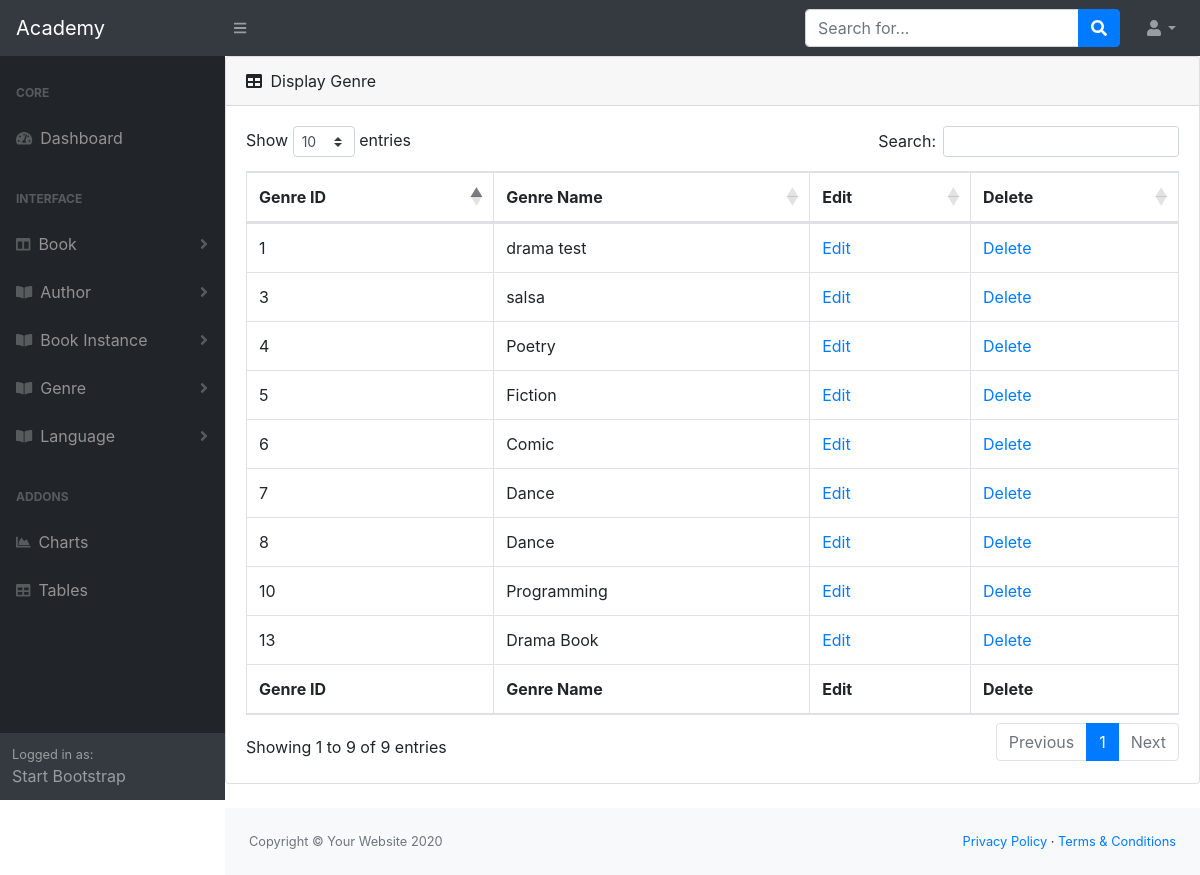
The app's page /genre/list/ with its own data.
### libraryapp/models.py (models this page shows, shortened)
class Genre(models.Model):
    name = models.CharField(
        max_length=200,
        help_text="Enter a book genre (e.g. Science Fiction, French Poetry etc.)"
        )

### libraryapp/views.py (the view)
# urls.py: path('genre/list/', views.GenreList.as_view(), name='genre_list'),
class GenreList(ListView):
    model = Genre
    template_name = 'academy/genre.html'
    context_object_name = 'genres'

### templates/academy/genre.html
{% extends 'academy/base.html' %}
{% block body %}
 <div class="card mb-4">
                            <div class="card-header">
                                <i class="fas fa-table mr-1"></i>
                                Display Genre
                            </div>
                            <div class="card-body">
                                <div class="table-responsive">
                                    <table class="table table-bordered" id="dataTable" width="100%" cellspacing="0">
                                        <thead>
                                            <tr>
                                                <th>Genre ID</th>
                                                <th>Genre Name</th>
                                                 <th>Edit</th>
                                                    <th>Delete</th>
                                            </tr>
                                        </thead>
                                        <tfoot>
                                            <tr>
                                                <th>Genre ID</th>
                                                <th>Genre Name</th>
                                                 <th>Edit</th>
                                                <th>Delete</th>
                                            </tr>
                                        </tfoot>
                                        <tbody>
                                        {% for genre in genres %}
                                            <tr>
                                                <td>{{ genre.id }}</td>
                                                <td>{{ genre.name }}</td>
                                                <td><a href="{% url 'academy:genre_update' genre.id  %}">Edit</a></td>
                                                <td><a href="{% url 'academy:genre_delete' genre.id  %}" onclick="return confirm('Are you sure to delete this record?');">Delete</a></td>
                                            </tr>
                                           {% endfor %}
                                        </tbody>
                                    </table>
                                </div>
                            </div>
                        </div>
{% endblock %}

### templates/academy/base.html (shortened to what this page needs)
<!DOCTYPE html>
<html lang="en">
    <head>
        {% load static %}
        <link href="{% static 'admin_assests/css/styles.css' %}" rel="stylesheet" />
        <link href="https://cdn.datatables.net/1.10.20/css/dataTables.bootstrap4.min.css" rel="stylesheet" />
    </head>
    <body class="sb-nav-fixed">
        {% include 'academy/header.html' %}
        <div id="layoutSidenav">
                            {% include 'academy/sidemenu.html' %}
            <div id="layoutSidenav_content">
                <main>
                    {% block body %}{% endblock %}
                </main>
            {% include 'academy/footer.html' %}
            </div>
        </div>
    </body>
</html>

### templates/academy/header.html (shortened to what this page needs)
 <nav class="sb-topnav navbar navbar-expand navbar-dark bg-dark">
            <a class="navbar-brand" href="index.html">Academy</a>
            <button class="btn btn-link btn-sm order-1 order-lg-0" id="sidebarToggle" href="#"><i class="fas fa-bars"></i></button>
            <form class="d-none d-md-inline-block form-inline ml-auto mr-0 mr-md-3 my-2 my-md-0">
                <div class="input-group">
                    <input class="form-control" type="text" placeholder="Search for..." aria-label="Search" aria-describedby="basic-addon2" />
                    <div class="input-group-append">
                        <button class="btn btn-primary" type="button"><i class="fas fa-search"></i></button>
                    </div>
                </div>
            </form>
            <ul class="navbar-nav ml-auto ml-md-0">
                <li class="nav-item dropdown">
                    <a class="nav-link dropdown-toggle" id="userDropdown" href="#" role="button" data-toggle="dropdown" aria-haspopup="true" aria-expanded="false"><i class="fas fa-user fa-fw"></i></a>
                </li>
            </ul>
        </nav>

### templates/academy/sidemenu.html (shortened to what this page needs)
 <div id="layoutSidenav_nav">
                <nav class="sb-sidenav accordion sb-sidenav-dark" id="sidenavAccordion">
                    <div class="sb-sidenav-menu">
                        <div class="nav">
                            <div class="sb-sidenav-menu-heading">Core</div>
                            <a class="nav-link" href="index.html">
                                <div class="sb-nav-link-icon"><i class="fas fa-tachometer-alt"></i></div>
                                Dashboard
                            </a>
                            <div class="sb-sidenav-menu-heading">Interface</div>
                            <a class="nav-link collapsed" href="#" data-toggle="collapse" data-target="#collapseLayouts" aria-expanded="false" aria-controls="collapseLayouts">
                                <div class="sb-nav-link-icon"><i class="fas fa-columns"></i></div>
                                Book
                                <div class="sb-sidenav-collapse-arrow"><i class="fas fa-angle-down"></i></div>
                            </a>
                            <a class="nav-link collapsed" href="#" data-toggle="collapse" data-target="#collapsePages" aria-expanded="false" aria-controls="collapsePages">
                                <div class="sb-nav-link-icon"><i class="fas fa-book-open"></i></div>
                                Author
                                <div class="sb-sidenav-collapse-arrow"><i class="fas fa-angle-down"></i></div>
                            </a>
                            <a class="nav-link collapsed" href="#" data-toggle="collapse" data-target="#collapseBookInstance" aria-expanded="false" aria-controls="collapseBookInstance">
                                <div class="sb-nav-link-icon"><i class="fas fa-book-open"></i></div>
                                Book Instance
                                <div class="sb-sidenav-collapse-arrow"><i class="fas fa-angle-down"></i></div>
                            </a>
                            <a class="nav-link collapsed" href="#" data-toggle="collapse" data-target="#collapseGenre" aria-expanded="false" aria-controls="collapseGenre">
                                <div class="sb-nav-link-icon"><i class="fas fa-book-open"></i></div>
                                Genre
                                <div class="sb-sidenav-collapse-arrow"><i class="fas fa-angle-down"></i></div>
                            </a>
                             <a class="nav-link collapsed" href="#" data-toggle="collapse" data-target="#collapseLanguage" aria-expanded="false" aria-controls="collapseLanguage">
                                <div class="sb-nav-link-icon"><i class="fas fa-book-open"></i></div>
                                Language
                                <div class="sb-sidenav-collapse-arrow"><i class="fas fa-angle-down"></i></div>
                            </a>
                            <div class="sb-sidenav-menu-heading">Addons</div>
                            <a class="nav-link" href="charts.html">
                                <div class="sb-nav-link-icon"><i class="fas fa-chart-area"></i></div>
                                Charts
                            </a>
                            <a class="nav-link" href="tables.html">
                                <div class="sb-nav-link-icon"><i class="fas fa-table"></i></div>
                                Tables
                            </a>
                        </div>
                    </div>
                    <div class="sb-sidenav-footer">
                        <div class="small">Logged in as:</div>
                        Start Bootstrap
                    </div>
                </nav>
 </div>

### templates/academy/footer.html
  <footer class="py-4 bg-light mt-auto">
                    <div class="container-fluid">
                        <div class="d-flex align-items-center justify-content-between small">
                            <div class="text-muted">Copyright &copy Your Website 2020</div>
                            <div>
                                <a href="#">Privacy Policy</a>
                                &middot;
                                <a href="#">Terms &amp; Conditions</a>
                            </div>
                        </div>
                    </div>
                </footer>

### records on screen
Genre: id "1", name "drama test"
Genre: id "3", name "salsa"
Genre: id "4", name "Poetry"
Genre: id "5", name "Fiction"
Genre: id "6", name "Comic"
Genre: id "7", name "Dance"
Genre: id "8", name "Dance"
Genre: id "10", name "Programming"
Genre: id "13", name "Drama Book"
